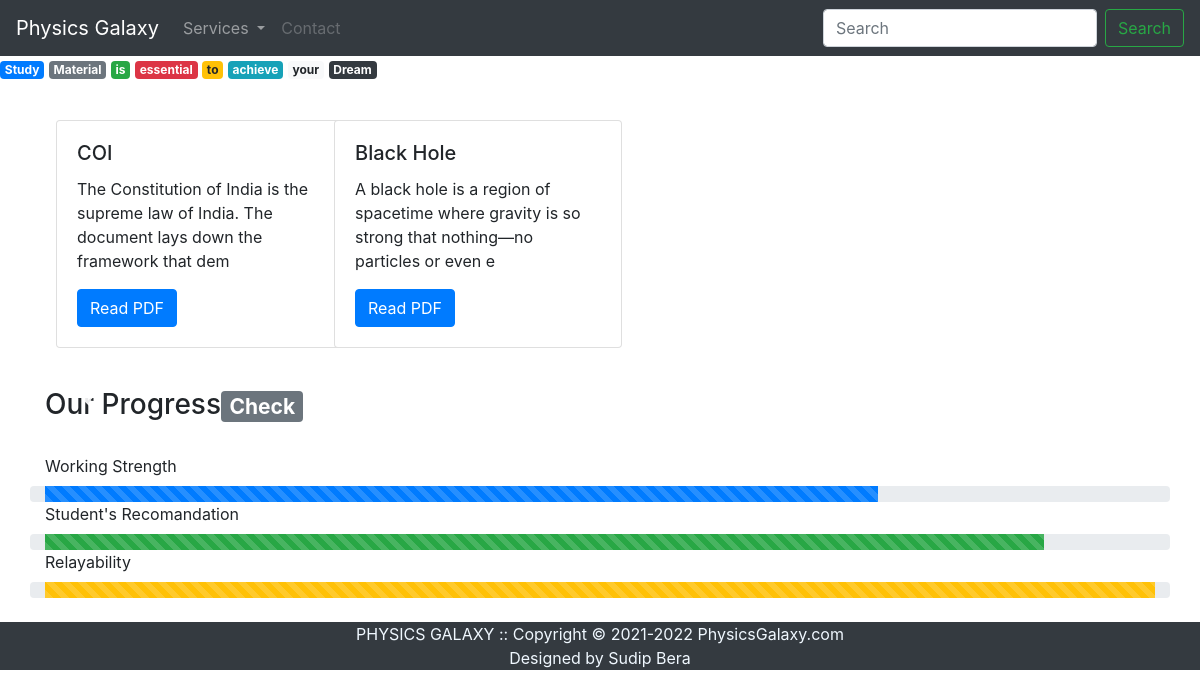
Page /study_material on the committed database.
### studyMaterials/models.py (models this page shows, shortened)
class pdf(models.Model):
    pdf_name = models.CharField(max_length=50, default="none")
    category = models.CharField(max_length=100,default="none")
    description = models.CharField(max_length=100,default="none")
    pdf = models.FileField(upload_to='studyMaterials/media')

### studyMaterials/views.py (the view)
# urls.py: path('',views.index,name="index"),
def index(request):
    pdfs = pdf.objects.all()
    n= len(pdfs)
    nSildes = n//4 +ceil((n/4) -(n//4))
    params = {'no_of_slides':nSildes,'range':range(1,nSildes),'pdf':pdfs}
    return render(request,'studyMaterial.html',params)

### studyMaterials/templates/studyMaterial.html (shortened to what this page needs)
 {% block css %}
<!doctype html>
<html lang="en">
<head>
    {% load static %}
    <link rel="stylesheet" href="https://maxcdn.bootstrapcdn.com/bootstrap/4.0.0/css/bootstrap.min.css">
</head>
<body>
    <nav class="navbar navbar-expand-lg navbar-dark bg-dark">
        <a class="navbar-brand" href="visit_to">Physics Galaxy</a>
        <div class="collapse navbar-collapse" id="navbarSupportedContent">
            <ul class="navbar-nav mr-auto">
                <li class="nav-item dropdown">
                    <a class="nav-link dropdown-toggle" href="#" id="navbarDropdown" role="button" data-toggle="dropdown" aria-haspopup="true" aria-expanded="false">
                Services
              </a>
                </li>
                <li class="nav-item">
                    <a class="nav-link disabled" href="contactData">Contact</a>
                </li>
            </ul>
            <form class="form-inline my-2 my-lg-0">
                <input class="form-control mr-sm-2" type="search" placeholder="Search" aria-label="Search">
                <button class="btn btn-outline-success my-2 my-sm-0" type="submit">Search</button>
            </form>
        </div>
    </nav>
    <span class="badge badge-primary">Study</span>
    <span class="badge badge-secondary">Material</span>
    <span class="badge badge-success">is </span>
    <span class="badge badge-danger">essential</span>
    <span class="badge badge-warning">to</span>
    <span class="badge badge-info">achieve</span>
    <span class="badge badge-light">your</span>
    <span class="badge badge-dark">Dream</span>
    {% endblock %} {% block body %}
    <div class="container">
        <br>
        <div id="demo" class="carousel slide my-3" data-ride="carousel">
            <ul class="carousel-indicators">
                <li data-target="#demo" data-slide-to="0" class="active"></li>
            </ul>
            <div class="container carousel-inner no-padding">
                <div class="carousel-item active">
                    <div class="col-xs-3 col-sm-3 col-md-3">
                        <div class="card" style="width: 18rem;">
                            <div class="card-body">
                                <h5 class="card-title">{{pdf.0.pdf_name}}</h5>
                                <p class="card-text">{{pdf.0.description}}</p>
                                <a href="/media/{{pdf.0.pdf}}" class="btn btn-primary">Read PDF</a>
                            </div>
                        </div>
                    </div>
                    {% for i in pdf|slice:"1:"%}
                    <div class="col-xs-3 col-sm-3 col-md-3">
                        <div class="card" style="width: 18rem;">
                            <div class="card-body">
                                <h5 class="card-title">{{i.pdf_name}}</h5>
                                <p class="card-text">{{i.description}}</p>
                                <a href="/media/{{i.pdf}}" class="btn btn-primary">Read PDF</a>
                            </div>
                        </div>
                    </div>
                     {% endfor %}
                </div>
            </div>
        </div>
        <a class="carousel-control-prev" href="#demo" data-slide="prev">
            <span class="carousel-control-prev-icon"></span>
        </a>
        <a class="carousel-control-next" href="#demo" data-slide="next">
            <span class="carousel-control-next-icon"></span>
        </a>
        {% endblock %}
    </div>
    <br>
    <div class="container">
        <h3>Our Progress<span class="badge badge-secondary">Check</span></h3>
    </div><br>
    <div class="container">
        <label>Working Strength</label>
    </div>
    <div class="progress container">
        <div class="progress-bar progress-bar-striped progress-bar-animated" role="progressbar" aria-valuenow="75" aria-valuemin="0" aria-valuemax="100" style="width: 75%"></div>
    </div>
    <div class="container">
        <label>Student's Recomandation</label>
    </div>
    <div class="progress container">
        <div class="progress-bar bg-success progress-bar-striped progress-bar-animated" role="progressbar" aria-valuenow="90" aria-valuemin="0" aria-valuemax="100" style="width: 90%"></div>
    </div>
    <div class="container">
        <label>Relayability</label>
    </div>
    <div class="progress container">
        <div class="progress-bar bg-warning progress-bar-striped progress-bar-animated" role="progressbar" aria-valuenow="90" aria-valuemin="0" aria-valuemax="100" style="width: 100%"></div>
    </div>
    <br>
    <footer class="footer footer-dark bg-dark">
        <div class="container text-center">
            <span class="text-center" style="color: aliceblue">PHYSICS GALAXY :: </span>
            <span class="text-center" style="color: aliceblue"> Copyright © 2021-2022 PhysicsGalaxy.com</span>
            <br>
            <span style="color: aliceblue">Designed by Sudip Bera</span>
        </div>
    </footer>
</body>
</html>

### studyMaterials/templates/studyMaterial.html (style rules this page uses)
.col-md-3 { display: inline-block; margin-left: -4px; }
.col-md-3 { width: 100%; height: auto; }
body .no-padding { padding-left: 0; padding-right: 0; }
.carousel-control-prev-icon { background: black no-repeat center center; }
.carousel-control-next-icon { background: black no-repeat center center; }
body .carousel-indicators { bottom: 0; }
.carousel-indicators .active { background-color: blue; }

### rows in the picture
pdf: pdf_name "COI", description "The Constitution of India is the supreme law of India. The document lays down the framework that dem"
pdf: pdf_name "Black Hole", description "A black hole is a region of spacetime where gravity is so strong that nothing—no particles or even e"
